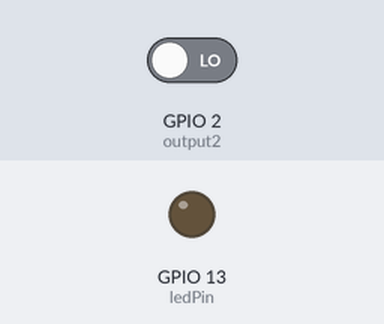
A sketch run on a simulated ESP8266 (NodeMCU). Shown: output pins drawn as LEDs (lit = HIGH). The test bench sets the inputs (shaded band); at power-on: GPIO 2 (output2) LOW. What the sketch prints to the serial monitor is not drawn.

Above: at 1.2 s.
1.3 s: GPIO 2 (output2) driven HIGH
At 2.4 s:
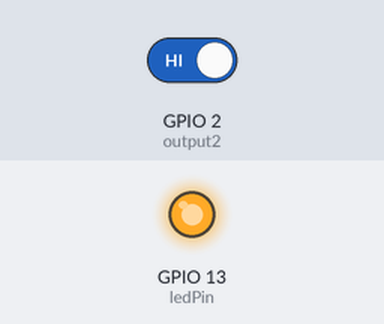
5.8 s: GPIO 2 (output2) driven LOW
At 7.0 s:
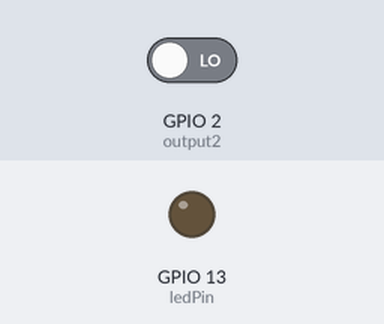
Timing chart, 0 to 8.8 s (numbered marks = the images above; inputs shaded):
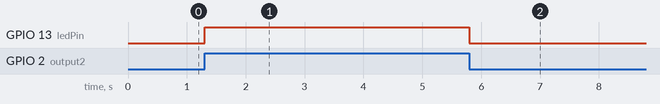

Measured:
- after the input at 1.3 s, GPIO 13 (ledPin): LOW → HIGH at once
- after the input at 5.8 s, GPIO 13 (ledPin): HIGH → LOW at once

The sketch:

pir_detector.ino
```cpp
/*********
  Rui Santos
  Complete project details at http://randomnerdtutorials.com  esp8266 philippines
*********/
// Changed the GPIO assignments to ESP-01's GPIO 0 and GPIO 2 by Ed Cañeda

// Load Wi-Fi library
#include <ESP8266WiFi.h>

// Replace with your network credentials
const char* ssid     = "Marasha crew ";
const char* password = "P@r+!bo!69/ke+";

const char* AP_SSID = "ESP_8266";
const char* AP_PASS = "";

// Set web server port number to 80
WiFiServer server(80);

// Variable to store the HTTP request
String header;

// Auxiliar variables to store the current output state
String output2State = "off";
String output0State = "off";

// Assign output variables to GPIO pins
const int output2 = 2;  //GPIO 2 in ESP-01 -EdCañeda
const int output0 = 0;  //GPIO 0 in ESP-01 -EdCañeda

int ledPin = 13;                // LED
int pirPin = 2;                 // PIR Out pin
int pirStat = 0;

// Current time
unsigned long currentTime = millis();
// Previous time
unsigned long previousTime = 0;
// Define timeout time in milliseconds (example: 2000ms = 2s)
const long timeoutTime = 2000;

void setup() {
  Serial.begin(115200);

  pinMode(ledPin, OUTPUT);
  pinMode(pirPin, INPUT);

  // Begin Access Point
  WiFi.softAP(AP_SSID, AP_PASS);

  Serial.print("IP address for network ");
  Serial.print(AP_SSID);
  Serial.print(" : ");
  Serial.print(WiFi.softAPIP());

  server.begin();
}

void loop(){

  pirStat = digitalRead(pirPin);

  if (pirStat == HIGH) {            // if motion detected
    digitalWrite(ledPin, HIGH);  // turn LED ON
    Serial.println("Hey I got you!!!");

  }
  else {
    digitalWrite(ledPin, LOW); // turn LED OFF if we have no motion
  }

  WiFiClient client = server.available();   // Listen for incoming clients

  if (client) {                             // If a new client connects,
    Serial.println("New Client.");          // print a message out in the serial port
    String currentLine = "";                // make a String to hold incoming data from the client
    currentTime = millis();
    previousTime = currentTime;
    while (client.connected() && currentTime - previousTime <= timeoutTime) { // loop while the client's connected
      currentTime = millis();
      if (client.available()) {             // if there's bytes to read from the client,
        char c = client.read();             // read a byte, then
        Serial.write(c);                    // print it out the serial monitor
        header += c;
        if (c == '\n') {                    // if the byte is a newline character
          // if the current line is blank, you got two newline characters in a row.
          // that's the end of the client HTTP request, so send a response:
          if (currentLine.length() == 0) {
            // HTTP headers always start with a response code (e.g. HTTP/1.1 200 OK)
            // and a content-type so the client knows what's coming, then a blank line:
            client.println("HTTP/1.1 200 OK");
            client.println("Content-type:text/html");
            client.println("Connection: close");
            client.println();

            // turns the GPIOs on and off
            if (header.indexOf("GET /2/on") >= 0) {
              Serial.println("GPIO 2 on");
              output2State = "on";
              digitalWrite(output2, HIGH);
            } else if (header.indexOf("GET /2/off") >= 0) {
              Serial.println("GPIO 2 off");
              output2State = "off";
              digitalWrite(output2, LOW);
            } else if (header.indexOf("GET /0/on") >= 0) {
              Serial.println("GPIO 0 on");
              Serial.print("0");
              output0State = "on";
              digitalWrite(output0, HIGH);
            } else if (header.indexOf("GET /0/off") >= 0) {
              Serial.println("GPIO 0 off");
              output0State = "off";
              digitalWrite(output0, LOW);
            }

            // Display the HTML web page
            client.println("<!DOCTYPE html><html>");
            client.println("<head><meta name=\"viewport\" content=\"width=device-width, initial-scale=1\">");
            client.println("<link rel=\"icon\" href=\"data:,\">");
            // CSS to style the on/off buttons
            // Feel free to change the background-color and font-size attributes to fit your preferences
            client.println("<style>html { font-family: Helvetica; display: inline-block; margin: 0px auto; text-align: center;}");
            client.println(".button { background-color: red; border: none; color: white; padding: 16px 40px;");
            client.println("text-decoration: none; font-size: 30px; margin: 2px; cursor: pointer;}");
            client.println(".button2 {background-color: #77878A;}</style></head>");
            client.println("<script type='text/javascript'> </script>");

            // Web Page Heading
            client.println("<body><h1>ESP8266 Web Server</h1>");

            // Display current state, and ON/OFF buttons for GPIO 2
            client.println("<p>GPIO 2 - State " + output2State + "</p>");
            // If the output2State is off, it displays the ON button
            if (output2State=="off") {
              client.println("<p><a href=\"/2/on\"><button class=\"button\">ON</button></a></p>");
            } else {
              client.println("<p><a href=\"/2/off\"><button class=\"button button2\">OFF</button></a></p>");
            }

            // Display current state, and ON/OFF buttons for GPIO 0
            client.println("<p>GPIO 0 - State " + output0State + "</p>");
            // If the output0State is off, it displays the ON button
            if (output0State=="off") {
              client.println("<p><a href=\"/0/on\"><button class=\"button\">ON</button></a></p>");
            } else {
              client.println("<p><a href=\"/0/off\"><button class=\"button button2\">OFF</button></a></p>");
            }
            client.println("</body></html>");

            // The HTTP response ends with another blank line
            client.println();
            // Break out of the while loop
            break;
          } else { // if you got a newline, then clear currentLine
            currentLine = "";
          }
        } else if (c != '\r') {  // if you got anything else but a carriage return character,
          currentLine += c;      // add it to the end of the currentLine
        }
      }
    }
    // Clear the header variable
    header = "";
    // Close the connection
    client.stop();
    Serial.println("Client disconnected.");
    Serial.println("");
  }
}

void printPage ( ) {

}
```
